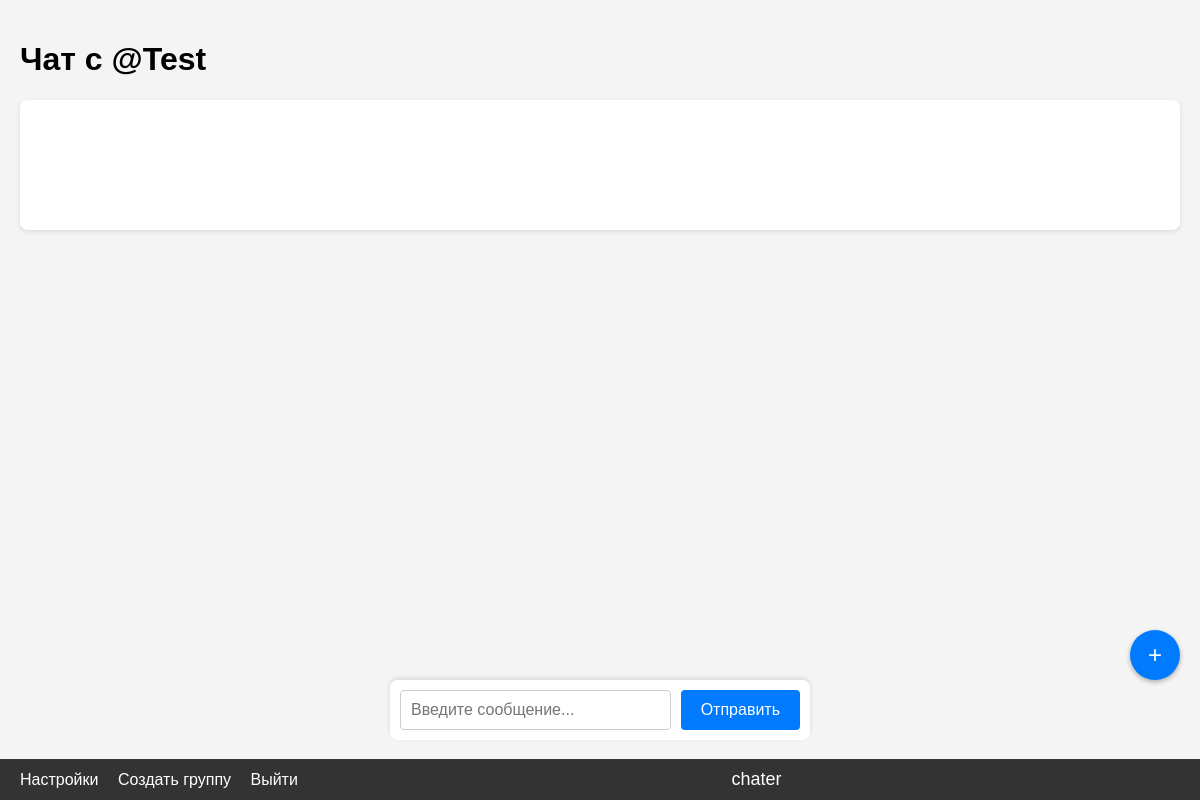
The page /chat/1 (signed in) on the database as committed earlier.
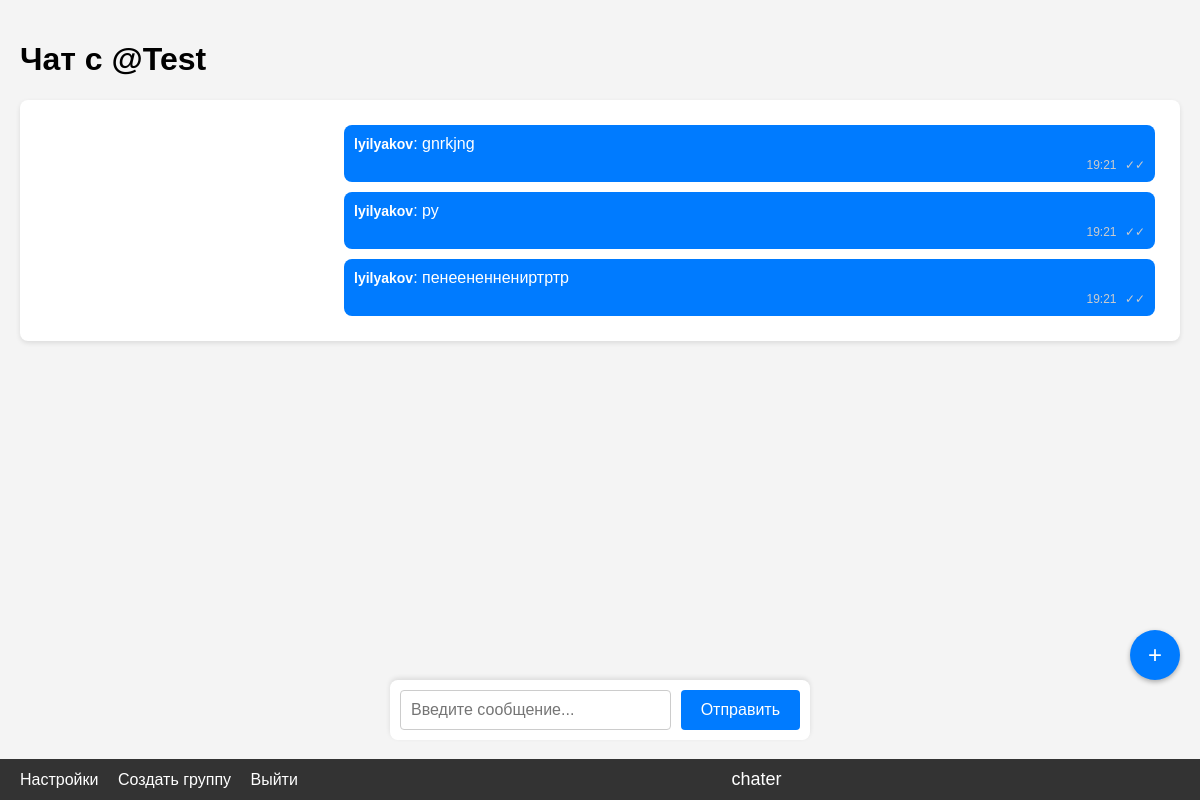
The same page on the database as committed later.
### app.py (models this page shows, shortened)
class Message(db.Model):
    id = db.Column(db.Integer, primary_key=True)
    conversation_id = db.Column(db.Integer, db.ForeignKey('conversations.id'), nullable=False)
    sender_id = db.Column(db.Integer, db.ForeignKey('user.id'), nullable=False)
    text = db.Column(db.Text, nullable=False)
    timestamp = db.Column(db.DateTime, default=datetime.utcnow)

class User(UserMixin, db.Model):
    id = db.Column(db.Integer, primary_key=True)
    username = db.Column(db.String(80), unique=True, nullable=False)
    password_hash = db.Column(db.String(128), nullable=False)
    avatar = db.Column(db.String(100), nullable=True)
    direct_messages_as_user1 = db.relationship('DirectMessage', foreign_keys='DirectMessage.user1_id', backref='user1')
    direct_messages_as_user2 = db.relationship('DirectMessage', foreign_keys='DirectMessage.user2_id', backref='user2')
    groups = db.relationship('Group', secondary='group_members', backref='members')
    sent_messages = db.relationship('Message', backref='sender')

### app.py (the view)
@app.route('/chat/<int:conversation_id>')
@login_required
def chat(conversation_id):
    conversation = db.session.get(Conversation, conversation_id) or abort(404)
    if isinstance(conversation, DirectMessage):
        if current_user not in [conversation.user1, conversation.user2]:
            logger.warning(f'Пользователь {current_user.username} пытался открыть недоступную беседу {conversation_id}')
            abort(403)
    elif isinstance(conversation, Group):
        if current_user not in conversation.members:
            logger.warning(f'Пользователь {current_user.username} пытался открыть недоступную группу {conversation_id}')
            abort(403)
    messages = conversation.messages.order_by(Message.timestamp.asc()).all()
    logger.info(f'Пользователь {current_user.username} открыл чат {conversation_id} с {len(messages)} сообщениями')
    return render_template('chat.html', conversation=conversation, messages=messages)

### app.py (called while the page is built)
@login_manager.user_loader
def load_user(user_id):
    return db.session.get(User, int(user_id))

### templates/chat.html (shortened to what this page needs)
{% extends "base.html" %}
{% block content %}
    <h1>
        {% if conversation.type == 'direct' %}
            Чат с @{{ conversation.user1.username if conversation.user1 != current_user else conversation.user2.username }}
        {% else %}
            {{ conversation.name }}
            {% if conversation.creator == current_user %}
                <a href="{{ url_for('add_members', group_id=conversation.id) }}">Добавить участников</a>
            {% endif %}
        {% endif %}
    </h1>
    <div id="messages">
        {% for message in messages %}
            <div class="message {% if message.sender_id == current_user.id %}sent{% else %}received{% endif %}" data-message-id="{{ message.id }}">
                <strong>{{ message.sender.username }}</strong>: {{ message.text }} <br>
                <small>{{ message.timestamp.strftime('%H:%M') }} <span class="status">✓✓</span></small>
            </div>
        {% endfor %}
    </div>
    <form id="chat-form" onsubmit="return false;">
        <input type="text" id="message-input" placeholder="Введите сообщение..." autocomplete="off" required>
        <input type="submit" value="Отправить">
    </form>
{% endblock %}

Rows that differ between the two databases and show on the page:
added Message: sender.username "lyilyakov", text "gnrkjng", timestamp "19:21"
added Message: sender.username "lyilyakov", text "ру", timestamp "19:21"
added Message: sender.username "lyilyakov", text "пенеененнениртртр", timestamp "19:21"
